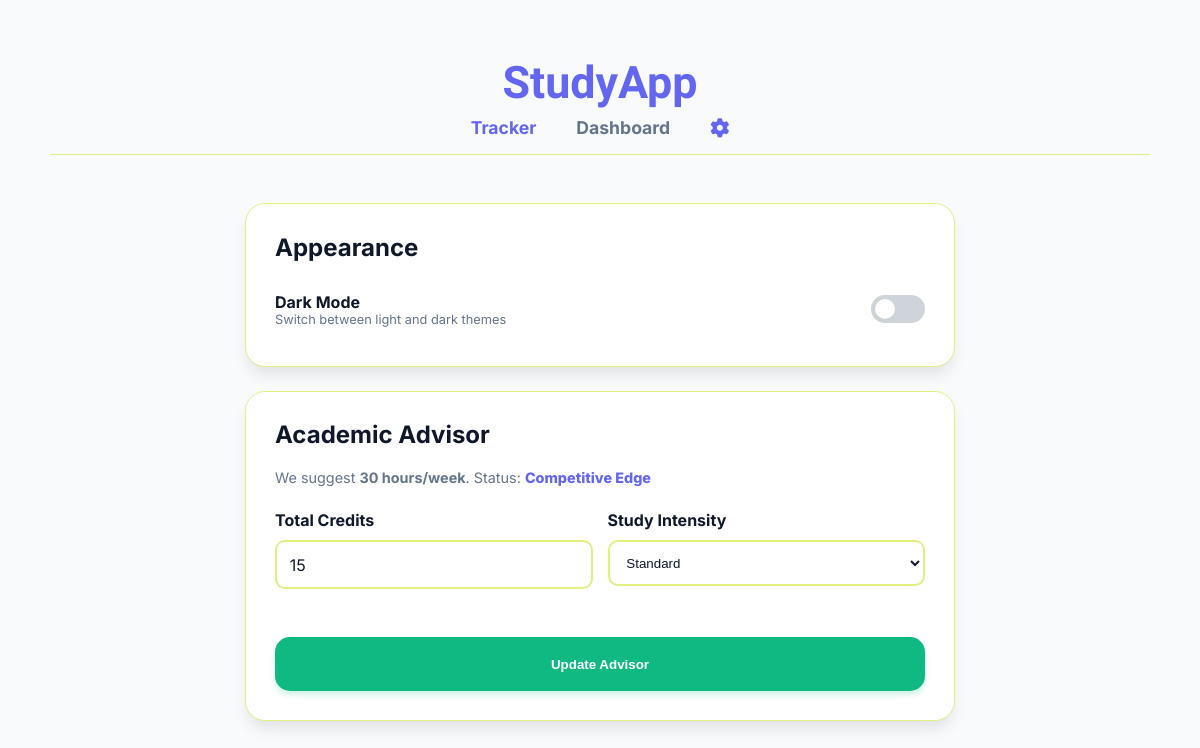
The app's page /settings, older data.
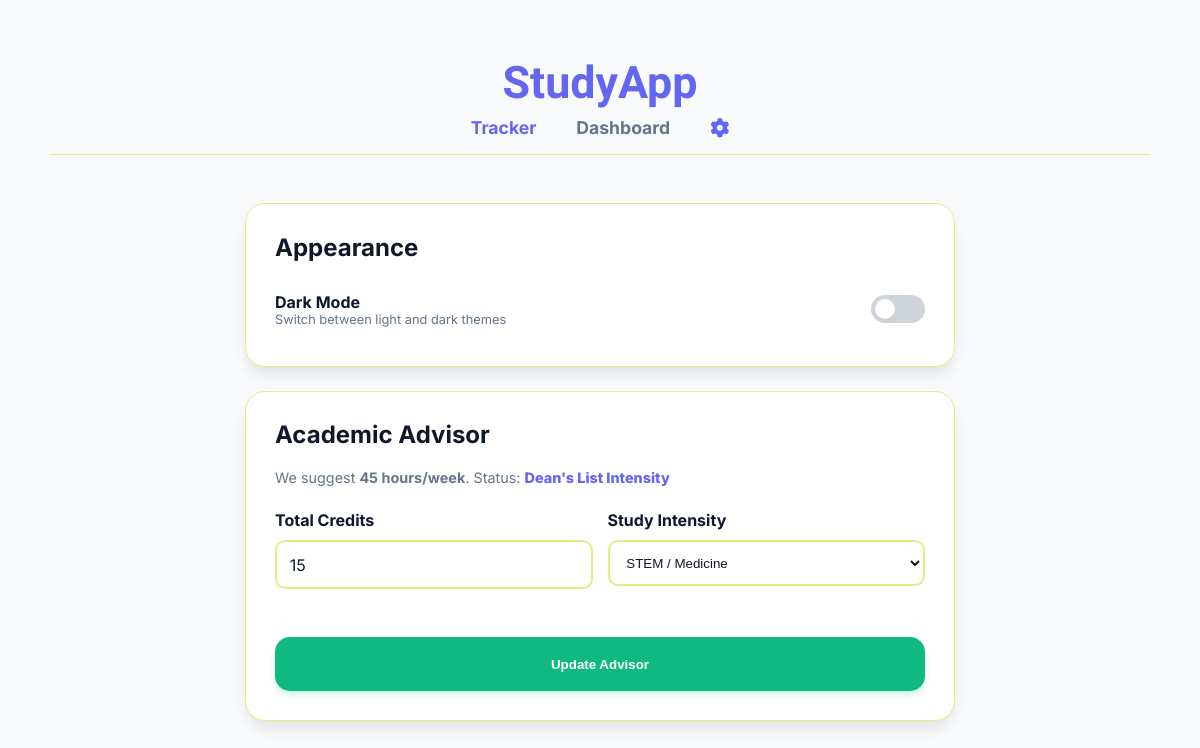
The same page, newer data.
### tables this page shows
CREATE TABLE settings (
            id INTEGER PRIMARY KEY AUTOINCREMENT,
            theme TEXT DEFAULT 'light',
            credits INTEGER DEFAULT 15,
            intensity TEXT DEFAULT 'Standard',
            weekly_goal INTEGER DEFAULT 20
        );

### app.py (the view, shortened to what this page needs)
@app.route("/settings", methods=["GET", "POST"])
def settings():
    conn = sqlite3.connect("database.db")
    cursor = conn.cursor()
    cursor.execute("SELECT theme, credits, intensity, weekly_goal FROM settings WHERE id=1")
    user_settings = cursor.fetchone()
    conn.close()
    if not user_settings:
        user_settings = ('light', 0, 'Standard', 20)
    _, bracket = calculate_recommendation(user_settings[1], user_settings[2])
    return render_template("settings.html",
                           settings=user_settings,
                           bracket=bracket,
                           theme=user_settings[0])

### logic/advisor.py (called while the page is built)
def calculate_recommendation(credits, intensity):
    multiplier = 2
    if intensity == "STEM":
        multiplier = 3
    elif intensity == "Finals Week":
        multiplier = 4
    elif intensity == "Light":
        multiplier = 1.5
    suggested_hours = credits * multiplier
    if suggested_hours <= 15:
        bracket = "Maintaining Pace"
    elif suggested_hours <= 30:
        bracket = "Competitive Edge"
    else:
        bracket = "Dean's List Intensity"
    return suggested_hours, bracket

### templates/settings.html (shortened to what this page needs)
<!DOCTYPE html>
<html lang="en">
<head>
    <link rel="stylesheet" href="{{ url_for('static', filename='style.css') }}">
    <link rel="stylesheet" href="https://cdnjs.cloudflare.com/ajax/libs/font-awesome/6.4.0/css/all.min.css">
</head>
<body>
    <div class="container" style="padding: 2.5rem; position: relative;">
        <div style="display: flex; flex-direction: column; align-items: center; margin-bottom: 3rem; padding: 1rem 0; border-bottom: 1px solid var(--border-color);">
            <h1 style="margin: 0; font-family: 'Arimo', sans-serif; font-size: 2.8rem; color: var(--primary);">StudyApp</h1>
            <nav style="display: flex; gap: 2.5rem; margin-top: 0.5rem; align-items: center;">
                <a href="/" style="text-decoration: none; font-weight: 700; color: var(--primary); font-size: 1.1rem;">
                    Tracker
                </a>
                <a href="/dashboard" style="text-decoration: none; font-weight: 700; color: var(--text-muted); font-size: 1.1rem;">
                    Dashboard
                </a>
                <a href="/settings" class="settings-link" title="Settings" style="text-decoration: none;">
                    <i class="fa-solid fa-gear"></i>
                </a>
            </nav>
        </div>
        <div class="card" style="max-width: 650px; margin: 0 auto 1.5rem auto;">
            <h2 style="margin-top:0;">Appearance</h2>
            <div style="display: flex; justify-content: space-between; align-items: center; padding: 10px 0;">
                <div>
                    <label style="font-weight: 700; color: var(--text-main);">Dark Mode</label>
                    <p style="margin: 0; font-size: 0.8rem; color: var(--text-muted);">Switch between light and dark themes</p>
                </div>
                <label class="switch">
                    <span class="slider"></span>
                </label>
            </div>
        </div>
        <div class="card" style="max-width: 650px; margin: 0 auto;">
            <h2 style="margin-top:0;">Academic Advisor</h2>
            <p style="font-size: 0.9rem; color: var(--text-muted); margin-bottom: 1.5rem;">
                We suggest <strong>{{ settings[3] }} hours/week</strong>.
                Status: <span style="color: var(--primary); font-weight: 800;">{{ bracket }}</span>
            </p>
            <form action="/settings" method="POST">
                <div style="display: grid; grid-template-columns: 1fr 1fr; gap: 15px;">
                    <div class="form-group">
                        <label>Total Credits</label>
                        <input type="number" name="credits" value="{{ settings[1] }}" style="background: var(--card-bg); color: var(--text-main); border: 2px solid var(--border-color); padding: 0.8rem; border-radius: 10px;">
                    </div>
                    <div class="form-group">
                        <label>Study Intensity</label>
                        <select name="intensity" class="input-style" style="padding: 0.8rem; border-radius: 10px; background: var(--card-bg); color: var(--text-main); border: 2px solid var(--border-color);">
                            <option value="Standard" {{ 'selected' if settings[2] == 'Standard' }}>Standard</option>
                            <option value="STEM" {{ 'selected' if settings[2] == 'STEM' }}>STEM / Medicine</option>
                        </select>
                    </div>
                </div>
                <button type="submit" class="btn-save" style="width: 100%; margin-top: 1.5rem;">Update Advisor</button>
            </form>
        </div>
    </div>
</body>
</html>

### static/style.css (style rules this page uses)
:root { --primary: #6366f1; --primary-light: #eef2ff; --success: #10b981; --bg: #f8fafc; --card-bg: #ffffff; --text-main: #0f172a; --text-muted: #64748b; --radius: 20px; --shadow-sm: 0 4px 6px -1px rgba(0, 0, 0, 0.1); --shadow-md: 0 10px 15px -3px rgba(0, 0, 0, 0.1); --shadow-lg: 0 20px 25px -5px rgba(0, 0, 0, 0.15); --border-color: #e2ef80; }
body { background-color: var(--bg); color: var(--text-main); font-family: 'Inter', sans-serif; margin: 0; padding: 0; transition: background-color 0.3s ease, color 0.3s ease; }
h1, h2, h3, h4 { color: var(--text-main); transition: color 0.3s ease; }
.container { max-width: 1100px; margin: 0 auto; }
.card { background: var(--card-bg); padding: 1.8rem; border-radius: var(--radius); box-shadow: var(--shadow-md); border: 1px solid var(--border-color); transition: all 0.3s cubic-bezier(0.4, 0, 0.2, 1); }
.form-group { margin-bottom: 1.5rem; display: flex; flex-direction: column; }
.form-group label { margin-bottom: 0.6rem; font-weight: 700; color: var(--text-main); }
input { padding: 1rem; border: 2px solid #e2e8f0; border-radius: 12px; font-family: inherit; font-size: 1rem; outline: none; transition: all 0.2s; }
.btn-save { background: var(--success); color: white; border: none; padding: 1.2rem; border-radius: 15px; font-weight: 800; cursor: pointer; transition: all 0.2s; box-shadow: 0 4px 6px rgba(16, 185, 129, 0.2); }
.switch { position: relative; display: inline-block; width: 54px; height: 28px; }
.slider { position: absolute; cursor: pointer; top: 0; left: 0; right: 0; bottom: 0; background-color: var(--text-muted); opacity: 0.3; transition: .4s; border-radius: 34px; }
.slider:before { position: absolute; content: ""; height: 20px; width: 20px; left: 4px; bottom: 4px; background-color: white; transition: .4s; border-radius: 50%; box-shadow: 0 2px 4px rgba(0,0,0,0.2); }
.settings-link { font-size: 1.2rem; display: flex; align-items: center; transition: color 0.3s ease; }
.settings-link i { transition: transform 0.6s cubic-bezier(0.4, 0, 0.2, 1); }
.settings-link[href="/settings"] i { color: var(--primary); }
.card h2, .card h1, .card h4 { color: var(--text-main) !important; }
.container h2 { color: var(--text-main); }

Row changes from the older to the newer data that the page shows:
changed settings: weekly_goal "30" → "45"
Text that changed along with them:
{{ bracket }}: "Competitive Edge" → "Dean's List Intensity"
form field intensity: "Standard" → "STEM / Medicine"
